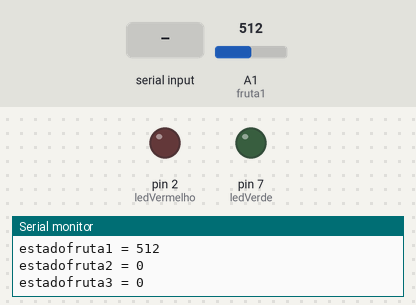
Simulated run of this sketch. Board: Arduino Uno, built with avr-gcc and run on an emulated ATmega328P. On the bench: output pins drawn as LEDs (lit = HIGH), the last lines printed to the serial monitor. The test bench sets the inputs (shaded band); at power-on: A1 (fruta1) = 512.

Above: at 2.2 s.
2.3 s: "3\n" received over Serial
At 5.3 s:
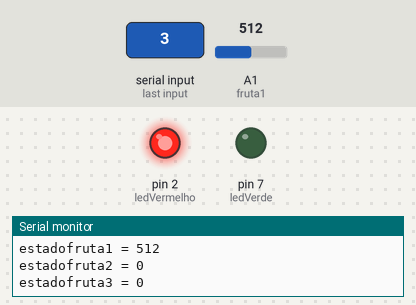
7.0 s: "5\n" received over Serial
At 9.8 s:
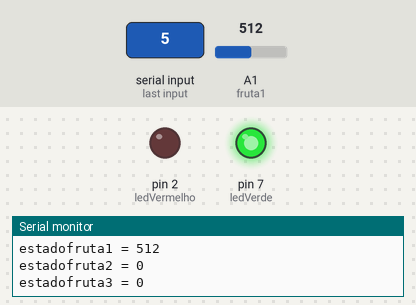
Timing chart, 0 to 11.5 s (numbered marks = the images above; inputs shaded):
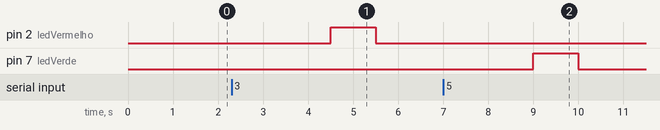

The sketch:

meu_jeito.ino
```cpp
int ledVermelho=2;
int ledVerde=7;

int fruta0=A0;
int fruta1=A1;
int fruta2=A2;
int fruta3=A3;

int estadofruta0=0;
int estadofruta1=0;
int estadofruta2=0;
int estadofruta3=0;
int resposta=100;

void setup() {
  pinMode (ledVermelho, OUTPUT);
  pinMode (ledVerde, OUTPUT);
  pinMode (fruta0, INPUT);
  pinMode (fruta1, INPUT);
  Serial.begin(9600);
  digitalWrite(ledVermelho, 0);
  digitalWrite(ledVerde, 0);
  delay(1000);
}

void loop() {

    if (Serial.available()) {
        resposta = Serial.parseInt();
        digitalWrite(ledVerde,0);
        digitalWrite(ledVermelho,0);
        estadofruta0=2000;
        estadofruta1=2000;
    }


    //estadofruta0=analogRead(fruta0);
    estadofruta1=analogRead(fruta1);
    //estadofruta0=digitalRead(fruta0);
    //estadofruta1=digitalRead(fruta1);

    //Serial.print("estadofruta0 = ");
    //Serial.println(estadofruta0);

    Serial.print("estadofruta1 = ");
    Serial.println(estadofruta1);

    Serial.print("estadofruta2 = ");
    Serial.println(estadofruta2);

    Serial.print("estadofruta3 = ");
    Serial.println(estadofruta3);


     if(estadofruta0<950||estadofruta1<950||estadofruta2<950||estadofruta3<950){
     //if(estadofruta0==0){
          if (resposta==3){
             digitalWrite(ledVerde,0);
             digitalWrite(ledVermelho,1);
             delay(1000);

          }else{
             digitalWrite(ledVerde,0);
             digitalWrite(ledVermelho,0);
             delay(1000);
          }

         if (resposta==5){
             digitalWrite(ledVerde,1);
             digitalWrite(ledVermelho,0);
             delay(1000);
          }else{
             digitalWrite(ledVerde,0);
             digitalWrite(ledVermelho,0);
             delay(1000);
          }

          if (resposta==7){
             digitalWrite(ledVerde,0);
             digitalWrite(ledVermelho,1);
             delay(1000);
          }else{
             digitalWrite(ledVerde,0);
             digitalWrite(ledVermelho,0);
             delay(500);
          }
            if (resposta==4){
             digitalWrite(ledVerde,0);
             digitalWrite(ledVermelho,1);
             delay(1000);

          }else{
             digitalWrite(ledVerde,0);
             digitalWrite(ledVermelho,0);
             delay(1000);
    }

    }}


      /*  if(estadofruta1<950){
              if (resposta==1){
                 digitalWrite(ledVerde,1);
                 digitalWrite(ledVermelho,0);
              }else{
                 digitalWrite(ledVerde,0);
                 digitalWrite(ledVermelho,1);
              }
        }


 */
//  delay(1000);
```

Measured:
- after the input at 2.3 s, pin 2 (ledVermelho): LOW → HIGH after 2.2 s, → LOW 1.0 s later
- after the input at 7.0 s, pin 7 (ledVerde): LOW → HIGH after 2.0 s, → LOW 1.0 s later
